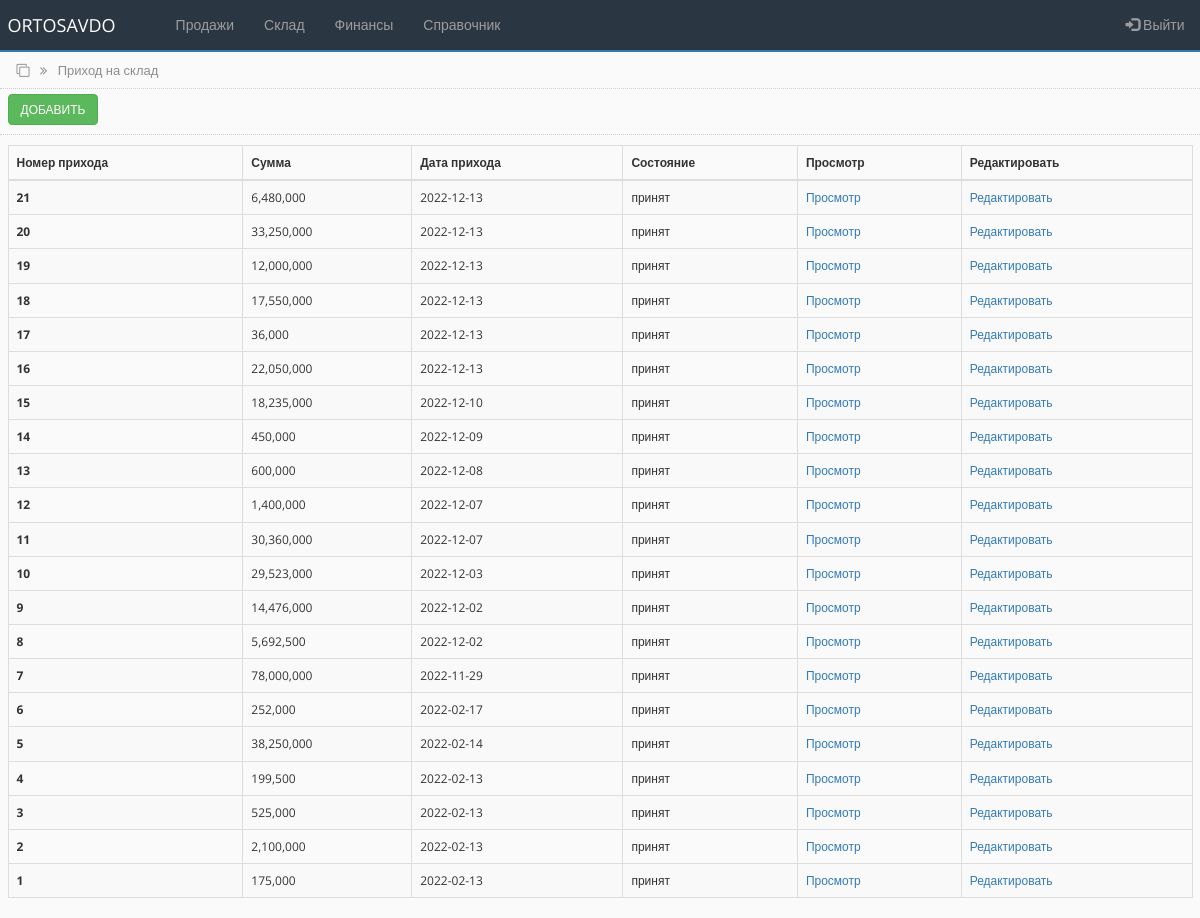
Page /in_store.php (signed in) on the earlier database version.
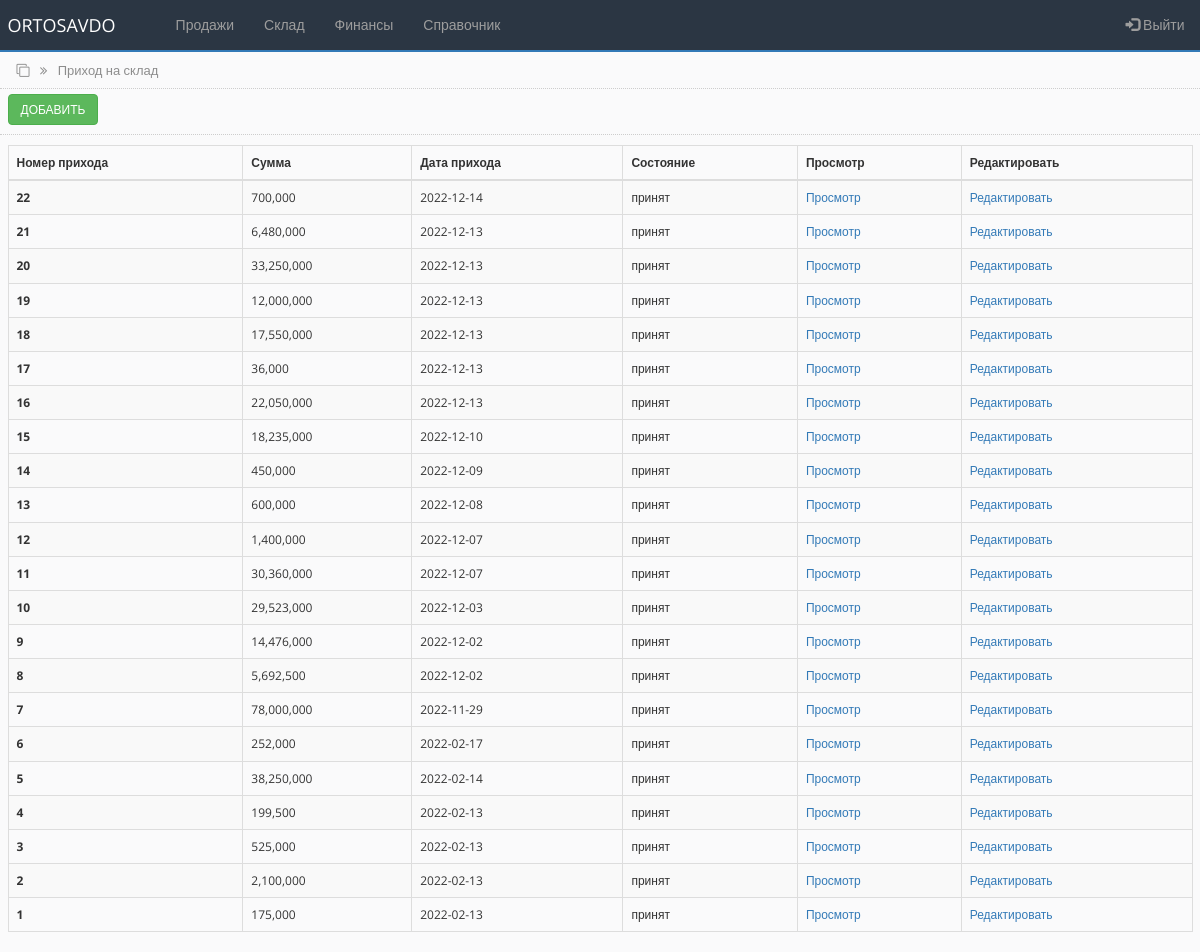
Same page on the later database version.
### tables this page shows
CREATE TABLE `order_tbl` (
  `id` int(100) NOT NULL,
  `sum_order` varchar(100) NOT NULL,
  `date_order` date NOT NULL,
  `order_note` varchar(250) NOT NULL DEFAULT 'нет',
  `status_order` varchar(250) NOT NULL DEFAULT 'принят'
);

### in_store.php (the view, shortened to what this page needs)
<?php
include('settings.php');
$query = "SELECT * FROM order_tbl ORDER by id DESC";
$rs_result = mysqli_query ($connect, $query);
?>
<!DOCTYPE html>
<html lang="en">
<head>
    <link rel="stylesheet" href="https://maxcdn.bootstrapcdn.com/bootstrap/3.4.1/css/bootstrap.min.css">
    <link rel="stylesheet" href="https://cdnjs.cloudflare.com/ajax/libs/font-awesome/4.7.0/css/font-awesome.min.css">
    <link rel="stylesheet" href="css/bootstrap-grid.min.css">
    <link rel="stylesheet" href="css/style.css">
</head>
<body>
<?php include 'partSite/nav.php'; ?>
<div class="page_name">
    <div class="container-fluid">
        <i class="fa fa-clone" aria-hidden="true"></i>
        <i class="fa fa-angle-double-right right_cus"></i>
        <span class="right_cus">Приход на склад</span>
    </div>
</div>
<div class="toolbar">
        <div class="container-fluid">
           <a href="add_pro.php"> <button type="button" class="btn btn-success">Добавить</button> </a>
        </div>
</div>
<div class="all_table">
    <div class="container-fluid">
        <table class="table table-striped table-bordered">
        <thead>
            <tr>
            <th scope="col">Номер прихода</th>
            <th scope="col">Сумма</th>
            <th scope="col">Дата прихода</th>
            <th scope="col">Состояние</th>
            <th scope="col">Просмотр</th>
            <th scope="col">Редактировать</th>
            </tr>
        </thead>
        <tbody>
<?php
while ($row = mysqli_fetch_array($rs_result)) {
?>
            <tr>
                <th scope="row"><?php echo $row["id"]; ?></th>
                <td><?php echo number_format($row['sum_order']); ?></td>
                <td><?php echo $row["date_order"]; ?></td>
                <td><?php echo $row["status_order"]; ?></td>
                <td><a href="view_prod.php?id=<?php echo $row["id"]; ?>&&date=<?php echo $row["date_order"]; ?>&&sum=<?php echo $row["sum_order"]; ?>&&note=<?php echo $row["order_note"]; ?>">Просмотр</a></td>
                <td><a href="edit_pro.php?id=<?php echo $row["id"]; ?>&&date=<?php echo $row["date_order"]; ?>&&sum=<?php echo $row["sum_order"]; ?>&&note=<?php echo $row["order_note"]; ?>">Редактировать</a></td>
            </tr>
        <?php
            };
        ?>
        </tbody>
        </table>
    </div>
</div>
</body>
</html>

Differences in the rows shown:
added order_tbl: id "22", sum_order "700,000", date_order "2022-12-14", status_order "принят"
